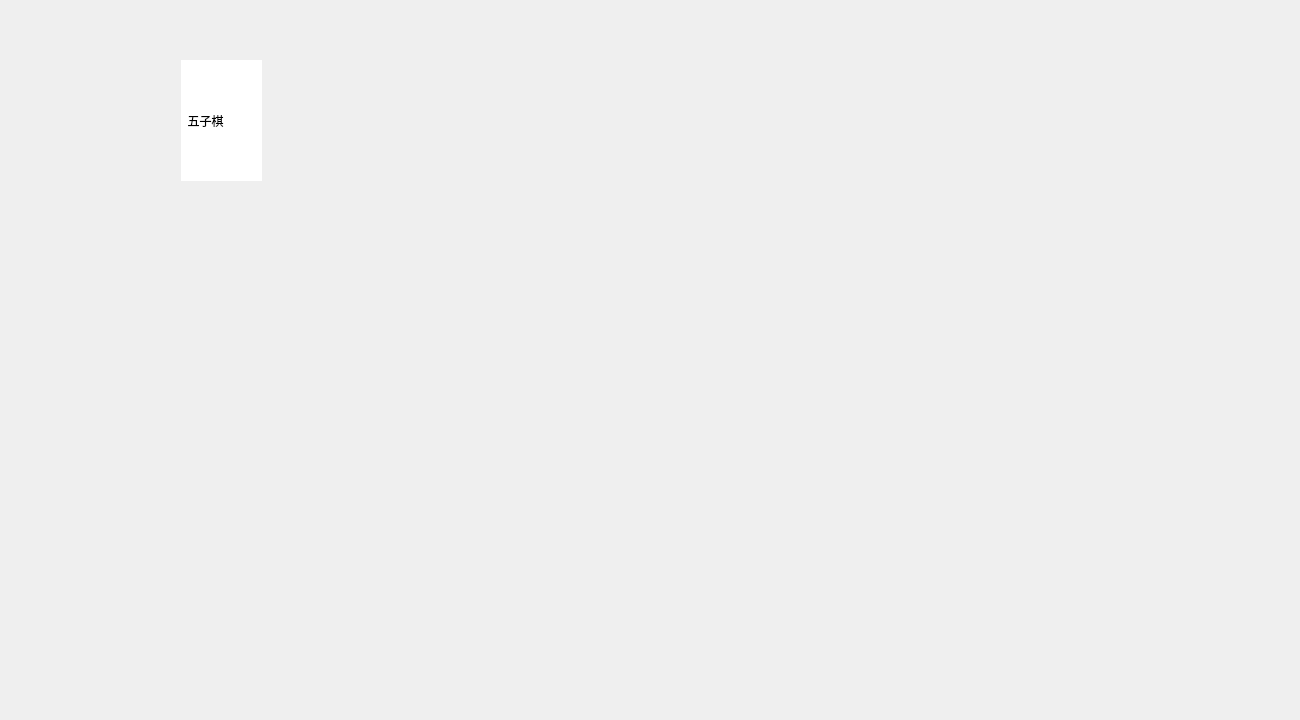
<?xml version="1.0" encoding="UTF-8"?>
<ui version="4.0">
 <class>MainDialog</class>
 <widget class="QDialog" name="MainDialog">
  <property name="geometry">
   <rect>
    <x>0</x>
    <y>0</y>
    <width>1300</width>
    <height>720</height>
   </rect>
  </property>
  <property name="minimumSize">
   <size>
    <width>1300</width>
    <height>720</height>
   </size>
  </property>
  <property name="maximumSize">
   <size>
    <width>1300</width>
    <height>720</height>
   </size>
  </property>
  <property name="windowTitle">
   <string>MainDialog</string>
  </property>
  <widget class="QLabel" name="label">
   <property name="geometry">
    <rect>
     <x>0</x>
     <y>0</y>
     <width>1300</width>
     <height>720</height>
    </rect>
   </property>
   <property name="text">
    <string/>
   </property>
   <property name="pixmap">
    <pixmap resource="Resource.qrc">:/images/GameHome.png</pixmap>
   </property>
   <property name="scaledContents">
    <bool>true</bool>
   </property>
  </widget>
  <widget class="QPushButton" name="pb_fiveInLine">
   <property name="geometry">
    <rect>
     <x>70</x>
     <y>90</y>
     <width>111</width>
     <height>111</height>
    </rect>
   </property>
   <property name="sizePolicy">
    <sizepolicy hsizetype="Minimum" vsizetype="Minimum">
     <horstretch>0</horstretch>
     <verstretch>0</verstretch>
    </sizepolicy>
   </property>
   <property name="mouseTracking">
    <bool>false</bool>
   </property>
   <property name="tabletTracking">
    <bool>false</bool>
   </property>
   <property name="contextMenuPolicy">
    <enum>Qt::DefaultContextMenu</enum>
   </property>
   <property name="toolTipDuration">
    <number>-1</number>
   </property>
   <property name="layoutDirection">
    <enum>Qt::LeftToRight</enum>
   </property>
   <property name="text">
    <string/>
   </property>
   <property name="icon">
    <iconset resource="Resource.qrc">
     <normaloff>:/chesscards/pc_wuziqi.PNG</normaloff>:/chesscards/pc_wuziqi.PNG</iconset>
   </property>
   <property name="iconSize">
    <size>
     <width>121</width>
     <height>108</height>
    </size>
   </property>
   <property name="checkable">
    <bool>false</bool>
   </property>
   <property name="autoRepeat">
    <bool>false</bool>
   </property>
   <property name="autoExclusive">
    <bool>false</bool>
   </property>
   <property name="autoDefault">
    <bool>true</bool>
   </property>
   <property name="default">
    <bool>false</bool>
   </property>
   <property name="flat">
    <bool>true</bool>
   </property>
  </widget>
  <widget class="QLabel" name="lb_fiveinLine">
   <property name="geometry">
    <rect>
     <x>181</x>
     <y>60</y>
     <width>81</width>
     <height>121</height>
    </rect>
   </property>
   <property name="styleSheet">
    <string notr="true">background-color: rgb(255, 255, 255);</string>
   </property>
   <property name="text">
    <string>  五子棋</string>
   </property>
  </widget>
 </widget>
 <resources>
  <include location="Resource.qrc"/>
 </resources>
 <connections/>
</ui>
